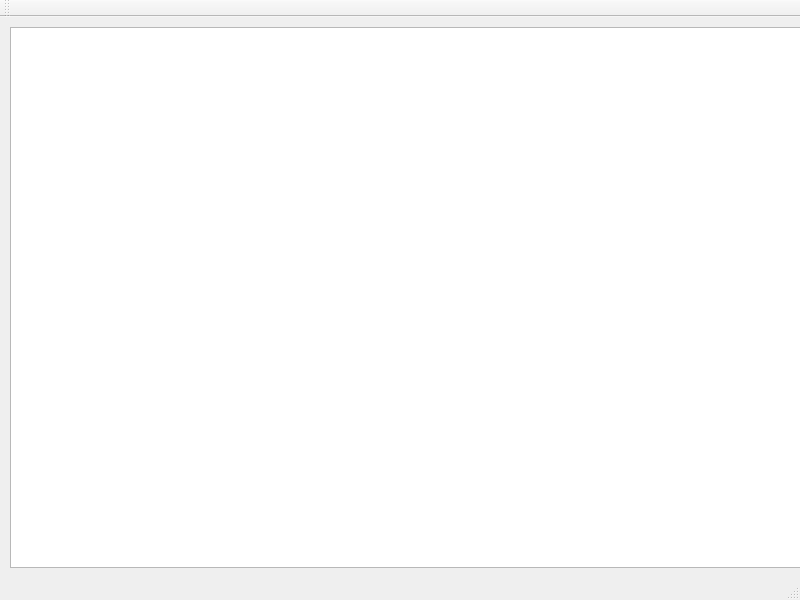
<?xml version="1.0" encoding="UTF-8"?>
<ui version="4.0">
 <class>MainWindow</class>
 <widget class="QMainWindow" name="MainWindow">
  <property name="geometry">
   <rect>
    <x>0</x>
    <y>0</y>
    <width>800</width>
    <height>600</height>
   </rect>
  </property>
  <property name="windowTitle">
   <string>MainWindow</string>
  </property>
  <property name="styleSheet">
   <string notr="true">#graphicsView
{
background-image:url(:/IMAGENES/PisoPiedra.jpg);
}
</string>
  </property>
  <widget class="QWidget" name="centralWidget">
   <widget class="QGraphicsView" name="graphicsView">
    <property name="geometry">
     <rect>
      <x>10</x>
      <y>10</y>
      <width>831</width>
      <height>541</height>
     </rect>
    </property>
   </widget>
  </widget>
  <widget class="QMenuBar" name="menuBar">
   <property name="geometry">
    <rect>
     <x>0</x>
     <y>0</y>
     <width>800</width>
     <height>21</height>
    </rect>
   </property>
  </widget>
  <widget class="QToolBar" name="mainToolBar">
   <attribute name="toolBarArea">
    <enum>TopToolBarArea</enum>
   </attribute>
   <attribute name="toolBarBreak">
    <bool>false</bool>
   </attribute>
  </widget>
  <widget class="QStatusBar" name="statusBar"/>
 </widget>
 <layoutdefault spacing="6" margin="11"/>
 <resources/>
 <connections/>
</ui>
